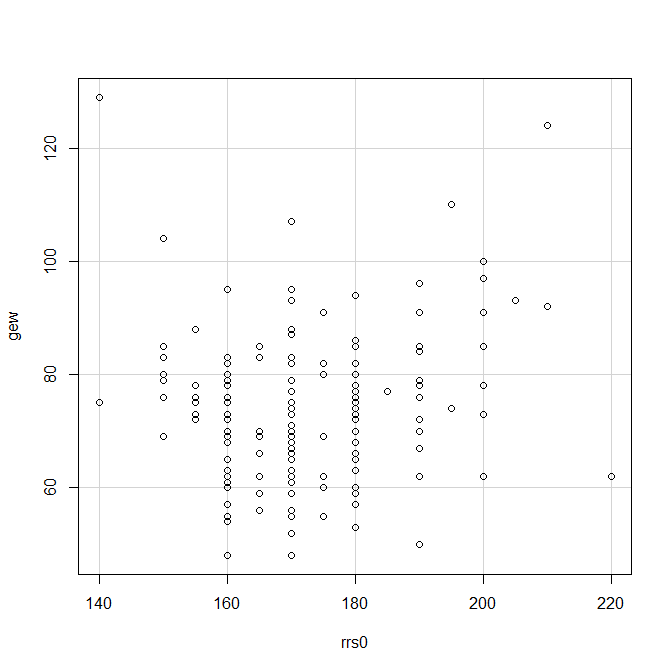

Generate this figure with R:
# import dependencies
library(Rcmdr)
library(foreign, pos=14)

# import spss data into data1
data1 <- read.spss("C:/Temp/Hyper.sav",
   use.value.labels=TRUE, max.value.labels=Inf, to.data.frame=TRUE)
colnames(data1) <- tolower(colnames(data1))

# generate scatterplot
scatterplot(gew~rrs0, reg.line=FALSE, smooth=FALSE, spread=FALSE, 
  boxplots=FALSE, span=0.5, ellipse=FALSE, levels=c(.5, .9), data=data1)
